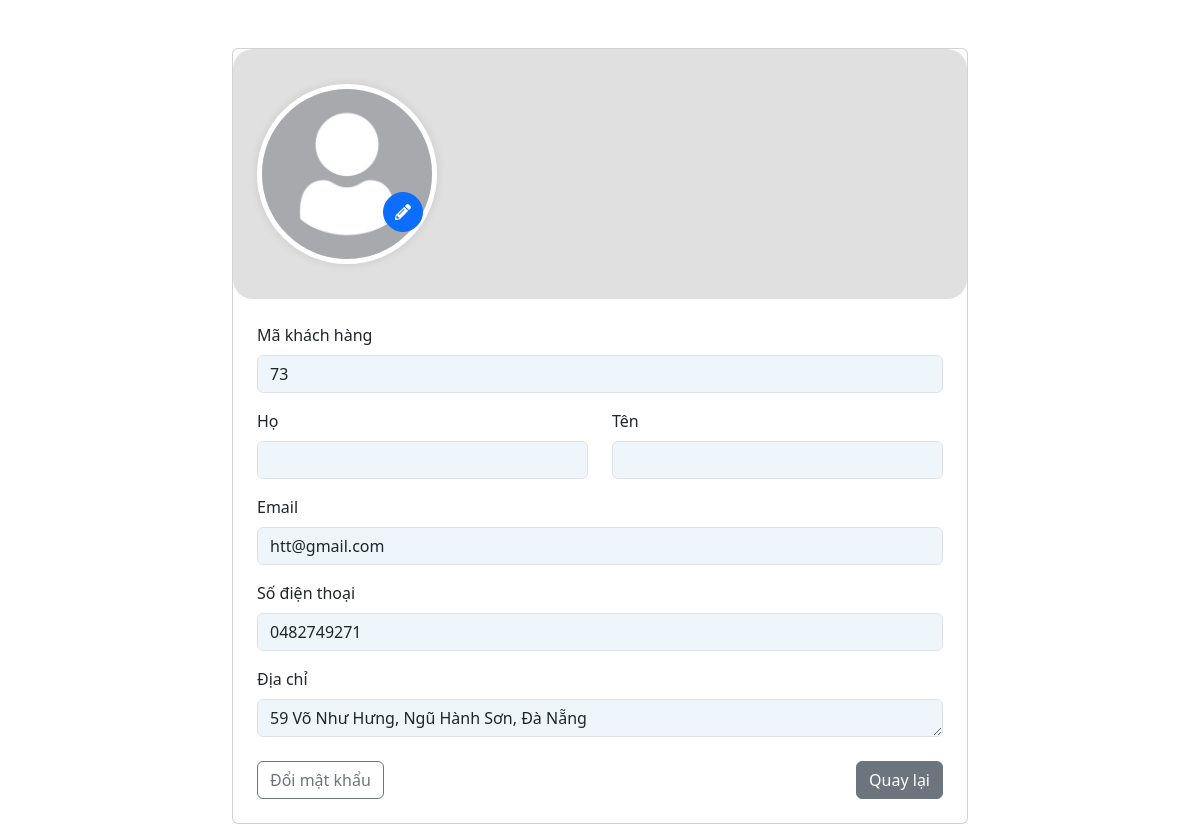
/profile/ (signed in), run on the app's committed database.
### accounts/models.py (models this page shows, shortened)
class TaiKhoan(AbstractBaseUser, PermissionsMixin):
    username = models.CharField(
        max_length=150,
        unique=True,
        verbose_name=_('Tên đăng nhập'),
        error_messages={
            'unique': _("Tên đăng nhập đã tồn tại."),
        },
    )
    email = models.EmailField(
        verbose_name=_('Địa chỉ email'),
        max_length=255,
        unique=True,
        blank=True,
        null=True,
        error_messages={
            'unique': _("Email đã được sử dụng."),
        },
    )
    sdt = models.CharField(
        max_length=15,
        verbose_name=_('Số điện thoại'),
        blank=True,
        null=True,
    )
    dia_chi = models.TextField(
        verbose_name=_('Địa chỉ'),
        blank=True,
        null=True,
    )
    loai_tk = models.CharField(
        max_length=20,
        choices=[
            ('khach_hang', 'Khách hàng'),
            ('nhan_vien', 'Nhân viên'),
            ('admin', 'Quản lý'),
        ],
        default='khach_hang',
        verbose_name=_('Loại tài khoản'),
    )
    is_staff = models.BooleanField(
        default=False,
        verbose_name=_('Truy cập quản trị'),
    )
    is_active = models.BooleanField(
        default=True,
        verbose_name=_('Kích hoạt'),
    )
    objects = TaiKhoanManager()
    USERNAME_FIELD = 'username'
    REQUIRED_FIELDS = ['email']
    class Meta:
        verbose_name = _('Tài khoản')
        verbose_name_plural = _('Tài khoản')

### accounts/views.py (the view)
# urls.py: path('profile/', account_views.profile_view, name='profile'),
@login_required
def profile_view(request):
    if request.method == 'POST':
        pass
    return render(request, 'accounts/profile.html')

### core/context_processors.py (called while the page is built)
def user_roles_processor(request):
    is_user_true_admin = False  # Phân biệt admin thật sự (superuser hoặc loai_tk='admin')
    is_regular_staff_role = False  # Nhân viên thường, không phải admin/superuser
    if request.user.is_authenticated:
        if request.user.is_superuser or getattr(request.user, 'loai_tk', None) == 'admin':
            is_user_true_admin = True
        if getattr(request.user, 'loai_tk', None) == 'nhan_vien' and not is_user_true_admin:
            is_regular_staff_role = True
    return {
        'is_user_true_admin': is_user_true_admin,
        'is_regular_staff_role': is_regular_staff_role,
    }

### templates/accounts/profile.html (shortened to what this page needs)
{% extends 'base.html' %}
{% load static %}
{% block content %}
<div class="container mt-5">
    <div class="row justify-content-center">
        <div class="col-md-8">
            <div class="card">
                <div class="card-body p-0">
                    <div class="profile-image-container  position-relative"
                         style="width: 100%; height: 250px; overflow: hidden; border-radius:  20px; background-color: #e0e0e0;">
                        <img src="{% if user.avatar %}{{ user.avatar.url }}{% else %}{% static 'images/default-avartar.jpg' %}{% endif %}"
                             class="rounded-circle position-absolute start-0 ms-4"
                             style="width: 180px; height: 180px; object-fit: cover; top: 50%; transform: translateY(-50%); border: 5px solid white; box-shadow: 0 0 10px rgba(0,0,0,0.1);">
                        <a href="{% url 'profile_edit' %}" class="btn btn-primary rounded-circle position-absolute"
                           style="width: 40px; height: 40px; top: 65%; left: 150px; transform: translateY(-50%); display: flex; align-items: center; justify-content: center;">
                            <i class="fas fa-pencil-alt"></i>
                        </a>
                    </div>
                    <div class="p-4">
                       <div class="mb-3">
    <label class="form-label">
        {% if user.is_staff or user.is_superuser %}
            Mã quản trị
        {% else %}
            Mã khách hàng
        {% endif %}
    </label>
    <input type="text" class="form-control" value="{{ user.id }}" style="background-color: #EEF6FB;" disabled>
</div>
                        <div class="row mb-3">
                            <div class="col-md-6">
                                <label class="form-label">Họ</label>
                                <input type="text" class="form-control" value="{{ user.last_name }}" style="background-color: #EEF6FB;" disabled>
                            </div>
                            <div class="col-md-6">
                                <label class="form-label">Tên</label>
                                <input type="text" class="form-control" value="{{ user.first_name }}" style="background-color: #EEF6FB;" disabled>
                            </div>
                        </div>
                        <div class="mb-3">
                            <label class="form-label">Email</label>
                            <input type="email" class="form-control" value="{{ user.email }}" style="background-color: #EEF6FB;" disabled>
                        </div>
                        <div class="mb-3">
                            <label class="form-label">Số điện thoại</label>
                            <input type="text" class="form-control" value="{{ user.sdt }}" style="background-color: #EEF6FB;" disabled>
                        </div>
                        <div class="mb-3">
                            <label class="form-label">Địa chỉ</label>
                            <textarea class="form-control" rows="1" style="background-color: #EEF6FB;" disabled>{{ user.dia_chi }}</textarea>
                        </div>
                        <div class="d-flex justify-content-between mt-4">
                            <a href="{% url 'change_password' %}" class="btn btn-outline-secondary">Đổi mật khẩu</a>
                            <a href="{% if user.is_staff or user.is_superuser %}{% url 'admin_dashboard' %}{% else %}{% url 'home' %}{% endif %}" class="btn btn-secondary">Quay lại</a>
                        </div>
                    </div>
                </div>
            </div>
        </div>
    </div>
</div>
<link rel="stylesheet" href="https://cdnjs.cloudflare.com/ajax/libs/font-awesome/5.15.4/css/all.min.css">
{% endblock %}

### templates/accounts/profile.html (style rules this page uses)
.profile-image-container { position: relative; background-color: #f8f9fa; }

### data on the page
TaiKhoan: id "73", email "htt@gmail.com", sdt "0482749271", dia_chi "59 Võ Như Hưng, Ngũ Hành Sơn, Đà Nẵng"
